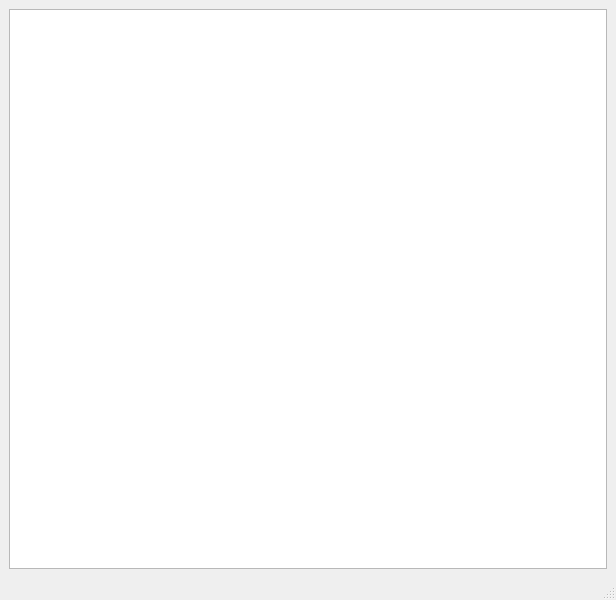
<?xml version="1.0" encoding="UTF-8"?>
<ui version="4.0">
 <class>MainWindow</class>
 <widget class="QMainWindow" name="MainWindow">
  <property name="geometry">
   <rect>
    <x>0</x>
    <y>0</y>
    <width>616</width>
    <height>600</height>
   </rect>
  </property>
  <property name="windowTitle">
   <string>MainWindow</string>
  </property>
  <widget class="QWidget" name="centralwidget">
   <layout class="QVBoxLayout" name="verticalLayout">
    <item>
     <widget class="QListWidget" name="listWidget"/>
    </item>
   </layout>
  </widget>
  <widget class="QMenuBar" name="menubar">
   <property name="geometry">
    <rect>
     <x>0</x>
     <y>0</y>
     <width>616</width>
     <height>25</height>
    </rect>
   </property>
  </widget>
  <widget class="QStatusBar" name="statusbar"/>
 </widget>
 <resources/>
 <connections/>
</ui>
